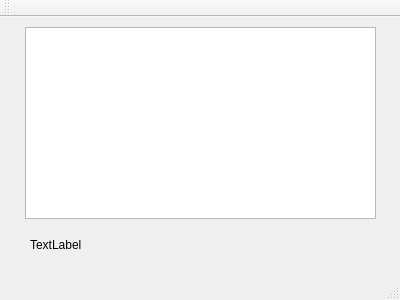
<?xml version="1.0" encoding="UTF-8"?>
<ui version="4.0">
 <class>MainWindow</class>
 <widget class="QMainWindow" name="MainWindow">
  <property name="geometry">
   <rect>
    <x>0</x>
    <y>0</y>
    <width>400</width>
    <height>300</height>
   </rect>
  </property>
  <property name="windowTitle">
   <string>MainWindow</string>
  </property>
  <widget class="QWidget" name="centralWidget">
   <widget class="QTextBrowser" name="textBrowser">
    <property name="geometry">
     <rect>
      <x>25</x>
      <y>10</y>
      <width>351</width>
      <height>192</height>
     </rect>
    </property>
   </widget>
   <widget class="QLabel" name="label">
    <property name="geometry">
     <rect>
      <x>30</x>
      <y>220</y>
      <width>341</width>
      <height>16</height>
     </rect>
    </property>
    <property name="text">
     <string>TextLabel</string>
    </property>
   </widget>
  </widget>
  <widget class="QMenuBar" name="menuBar">
   <property name="geometry">
    <rect>
     <x>0</x>
     <y>0</y>
     <width>400</width>
     <height>23</height>
    </rect>
   </property>
  </widget>
  <widget class="QToolBar" name="mainToolBar">
   <attribute name="toolBarArea">
    <enum>TopToolBarArea</enum>
   </attribute>
   <attribute name="toolBarBreak">
    <bool>false</bool>
   </attribute>
  </widget>
  <widget class="QStatusBar" name="statusBar"/>
 </widget>
 <layoutdefault spacing="6" margin="11"/>
 <resources/>
 <connections/>
</ui>
